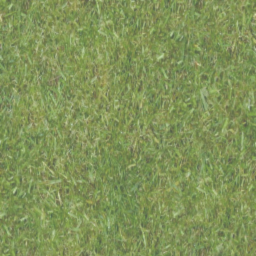
#> input picture env_metadata/driver/grass.png, 256 x 256 px
$ python driver.py
#> lines starting #> are read from the running program, lines starting #| are printed output that depends on the picture; pictures that were not available may be replaced by others from this repository, and a replacement may not be noted
"""
Driving environment based on:
- https://github.com/dsadigh/driving-preferences
- https://github.com/Stanford-ILIAD/easy-active-learning/
"""

import copy
import os
from typing import Callable

import cv2
import matplotlib.pyplot as plt
import numpy as np
import pandas as pd
import scipy.optimize as opt
from matplotlib.image import AxesImage, BboxImage
from matplotlib.patches import PathPatch
from matplotlib.path import Path
from scipy.ndimage import rotate, zoom
from scipy.special import expit

from src.constants import DRIVER_METADATA_PATH
from src.utils import get_pairs_from_list, timeit

IMG_FOLDER = str(DRIVER_METADATA_PATH)
GRASS = np.tile(plt.imread(os.path.join(IMG_FOLDER, "grass.png")), (5, 5, 1))
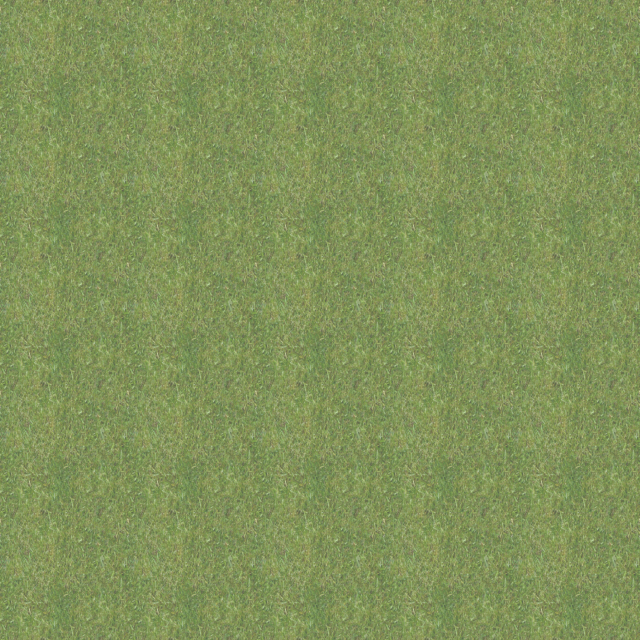
#> GRASS: shape (1280, 1280, 4) float32 (shown at 1/2 size); mean R, G, B, A 0.507, 0.574, 0.352, 1

CAR = {
    color: zoom(
        np.array(
            plt.imread(os.path.join(IMG_FOLDER, "car-{}.png".format(color))) * 255.0,
            dtype=np.uint8,  # zoom requires uint8 format
        ),
        [0.3, 0.3, 1.0],
    )
    for color in ["gray", "orange", "purple", "red", "white", "yellow"]
}
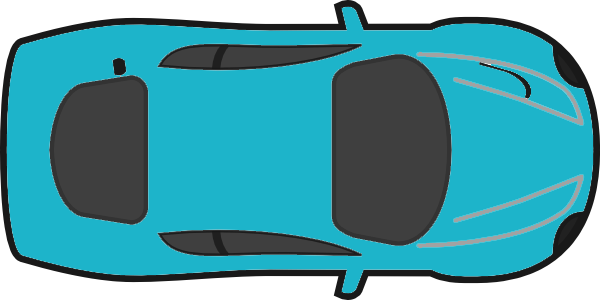
#> input picture env_metadata/driver/car-blue.png, 600 x 300 px, given in place of car-gray.png, which was not available
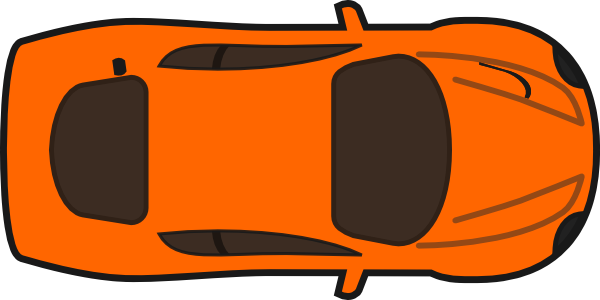
#> input picture env_metadata/driver/car-orange.png, 600 x 300 px
#> (the run stopped early here; a loop or call above may not have finished)
